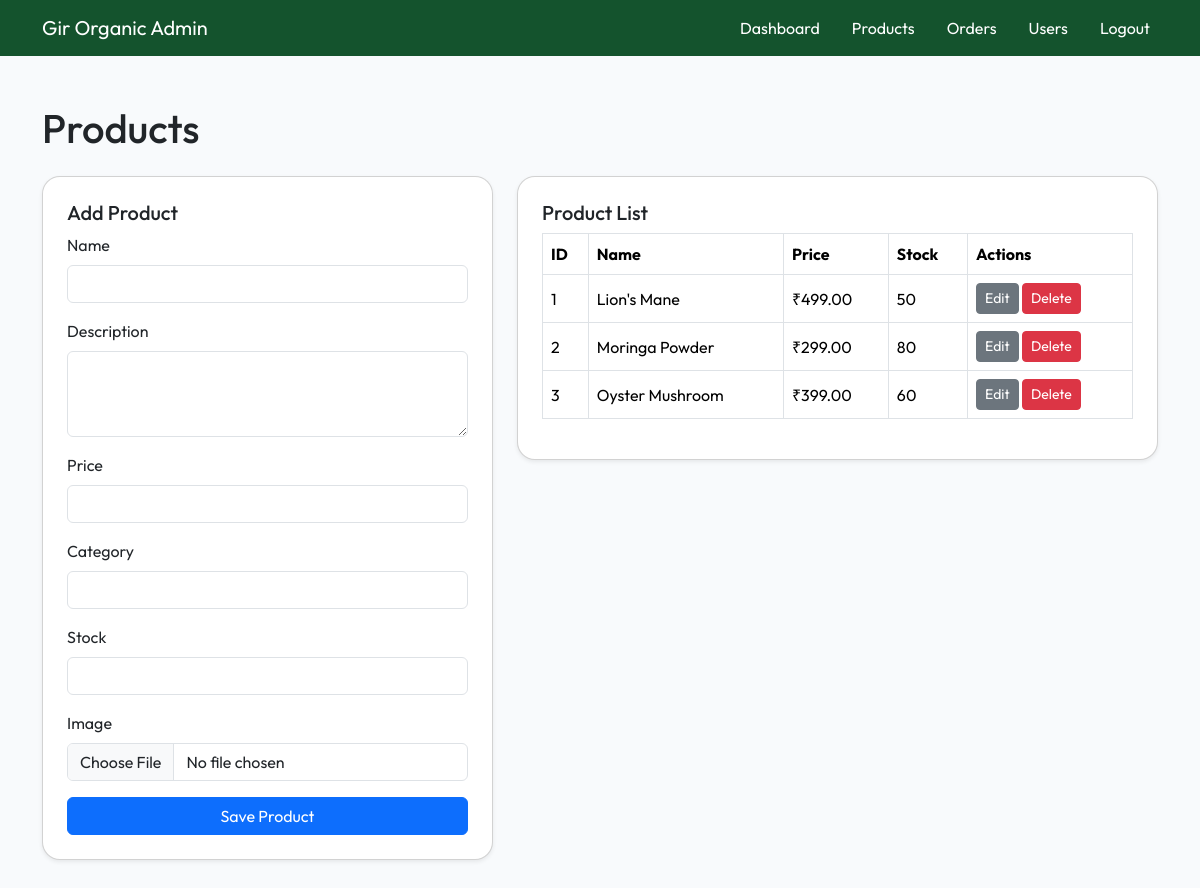
The app's page /admin/products.php (signed in) with its own data.
### tables this page shows
CREATE TABLE IF NOT EXISTS products (
    product_id INT UNSIGNED AUTO_INCREMENT PRIMARY KEY,
    name VARCHAR(150) NOT NULL,
    description TEXT NOT NULL,
    price DECIMAL(10,2) NOT NULL,
    image VARCHAR(255) NOT NULL,
    category VARCHAR(100) NOT NULL,
    stock INT UNSIGNED NOT NULL DEFAULT 0,
    created_at TIMESTAMP DEFAULT CURRENT_TIMESTAMP,
    INDEX idx_category (category),
    INDEX idx_created_at (created_at)
);

### config/functions.php (called while the page is built, shortened)
<?php
function e($value)
{
    return htmlspecialchars($value, ENT_QUOTES, 'UTF-8');
}

### config/database.php (called while the page is built, shortened)
<?php
function getPDO()
{
    static $pdo = null;
    if ($pdo === null) {
        $dsn = 'mysql:host=' . DB_HOST . ';dbname=' . DB_NAME . ';charset=utf8mb4';
        $options = [
            PDO::ATTR_ERRMODE => PDO::ERRMODE_EXCEPTION,
            PDO::ATTR_DEFAULT_FETCH_MODE => PDO::FETCH_ASSOC,
            PDO::ATTR_EMULATE_PREPARES => false,
        ];
        $pdo = new PDO($dsn, DB_USER, DB_PASS, $options);
    }
    return $pdo;
}

### controllers/ProductController.php (called while the page is built, shortened)
<?php
require_once __DIR__ . '/../models/Product.php';
require_once __DIR__ . '/../config/functions.php';
class ProductController
{
    private Product $productModel;
    public function __construct()
    {
        $this->productModel = new Product();
    }
    public function listProducts(): array
    {
        return $this->productModel->getAll();
    }
}

### models/Model.php (called while the page is built, shortened)
<?php
require_once __DIR__ . '/../config/database.php';
abstract class Model
{
    public function __construct()
    {
        $this->db = getPDO();
    }
}

### models/Product.php (called while the page is built, shortened)
<?php
require_once __DIR__ . '/Model.php';
class Product extends Model
{
    public function getAll(): array
    {
        $stmt = $this->db->query('SELECT * FROM products ORDER BY created_at DESC');
        return $stmt->fetchAll();
    }
}

### admin/products.php (the view, shortened to what this page needs)
<?php
$productController = new ProductController();
$products = $productController->listProducts();
$selectedProduct = null;
require_once __DIR__ . '/header.php';
?>
<h1 class="mb-4">Products</h1>
<div class="row">
    <div class="col-lg-5">
        <div class="card p-4 shadow-sm mb-4">
            <h5><?php echo $selectedProduct ? 'Edit Product' : 'Add Product'; ?></h5>
            <form method="post" enctype="multipart/form-data">
                <div class="mb-3">
                    <label class="form-label">Name</label>
                    <input type="text" name="name" class="form-control" value="<?php echo e($selectedProduct['name'] ?? ''); ?>" required>
                </div>
                <div class="mb-3">
                    <label class="form-label">Description</label>
                    <textarea name="description" class="form-control" rows="3" required><?php echo e($selectedProduct['description'] ?? ''); ?></textarea>
                </div>
                <div class="mb-3">
                    <label class="form-label">Price</label>
                    <input type="number" step="0.01" name="price" class="form-control" value="<?php echo e($selectedProduct['price'] ?? ''); ?>" required>
                </div>
                <div class="mb-3">
                    <label class="form-label">Category</label>
                    <input type="text" name="category" class="form-control" value="<?php echo e($selectedProduct['category'] ?? ''); ?>" required>
                </div>
                <div class="mb-3">
                    <label class="form-label">Stock</label>
                    <input type="number" name="stock" class="form-control" value="<?php echo e($selectedProduct['stock'] ?? ''); ?>" required>
                </div>
                <div class="mb-3">
                    <label class="form-label">Image</label>
                    <input type="file" name="image" class="form-control" <?php echo $selectedProduct ? '' : 'required'; ?>>
                </div>
                <button class="btn btn-primary w-100">Save Product</button>
            </form>
        </div>
    </div>
    <div class="col-lg-7">
        <div class="card p-4 shadow-sm">
            <h5>Product List</h5>
            <div class="table-responsive">
                <table class="table table-bordered align-middle">
                    <thead>
                        <tr>
                            <th>ID</th>
                            <th>Name</th>
                            <th>Price</th>
                            <th>Stock</th>
                            <th>Actions</th>
                        </tr>
                    </thead>
                    <tbody>
                        <?php foreach ($products as $product): ?>
                            <tr>
                                <td><?php echo e($product['product_id']); ?></td>
                                <td><?php echo e($product['name']); ?></td>
                                <td>₹<?php echo e(number_format($product['price'], 2)); ?></td>
                                <td><?php echo e($product['stock']); ?></td>
                                <td>
                                    <a href="products.php?action=edit&id=<?php echo e($product['product_id']); ?>" class="btn btn-sm btn-secondary">Edit</a>
                                    <a href="products.php?action=delete&id=<?php echo e($product['product_id']); ?>" class="btn btn-sm btn-danger" onclick="return confirm('Delete this product?');">Delete</a>
                                </td>
                            </tr>
                        <?php endforeach; ?>
                    </tbody>
                </table>
            </div>
        </div>
    </div>
</div>
<?php require_once __DIR__ . '/footer.php';

### admin/header.php (shortened to what this page needs)
<!DOCTYPE html>
<html lang="en">
<head>
<link href="https://cdn.jsdelivr.net/npm/bootstrap@5.3.2/dist/css/bootstrap.min.css" rel="stylesheet">
</head>
<body>
<nav class="navbar navbar-expand-lg navbar-dark">
    <div class="container">
        <a class="navbar-brand" href="dashboard.php"><?php echo e(SITE_TITLE); ?> Admin</a>
        <div class="collapse navbar-collapse" id="adminNav">
            <ul class="navbar-nav ms-auto gap-3">
                <li class="nav-item"><a class="nav-link" href="dashboard.php">Dashboard</a></li>
                <li class="nav-item"><a class="nav-link" href="products.php">Products</a></li>
                <li class="nav-item"><a class="nav-link" href="orders.php">Orders</a></li>
                <li class="nav-item"><a class="nav-link" href="users.php">Users</a></li>
                <li class="nav-item"><a class="nav-link" href="logout.php">Logout</a></li>
            </ul>
        </div>
    </div>
</nav>
<div class="container py-5">

### admin/footer.php (shortened to what this page needs)
</div>
</body>
</html>

### admin/header.php (style rules this page uses)
body { font-family: 'Outfit', sans-serif; background: #f8fafc; }
.navbar { background: #14532d; }
.navbar a, .navbar .navbar-brand { color: #fff !important; }
.card { border-radius: 18px; }

### records on screen
products: product_id "1", name "Lion's Mane", price "499.00", stock "50"
products: product_id "2", name "Moringa Powder", price "299.00", stock "80"
products: product_id "3", name "Oyster Mushroom", price "399.00", stock "60"

### other values on screen
SITE_TITLE "Gir Organic"
